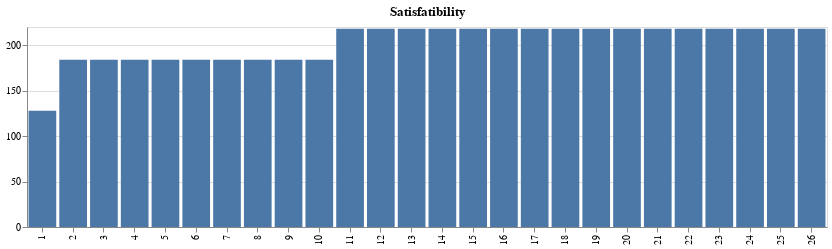

Write notebook code for a chart like this one.
### Code cell
dfplot = df.groupby(['id_b']).size().reset_index(name='counts')

alt.data_transformers.disable_max_rows()
chart = alt.Chart(dfplot).mark_bar().encode(
    x=alt.X('id_b:O', axis=alt.Axis(title="")),
    y=alt.Y('counts:Q', axis=alt.Axis(title=""))
).properties(
    title=["Satisfatibility"]
)

text = chart.mark_text(baseline='middle').encode(
    #text='Cost:Q',
    color=alt.condition(
        alt.datum.Cost < 70,
        alt.value('black'),
        alt.value('white')
    ),
    #size=alt.value(6),
    opacity=alt.value(0.85)
)

# Draw the chart
plot = chart.properties(width=CHART_WIDTH, height=CHART_HEIGHT) + text
plot

### Figure 1 — Vega-Lite specification as saved in the notebook (floating-point values rounded to 4 significant figures)
{"config": {"view": {"continuousWidth": 400, "continuousHeight": 300}}, "layer": [{"mark": "bar", "encoding": {"x": {"type": "ordinal", "axis": {"title": ""}, "field": "id_b"}, "y": {"type": "quantitative", "axis": {"title": ""}, "field": "counts"}}, "height": 200, "title": ["Satisfatibility"], "width": 800}, {"mark": {"type": "text", "baseline": "middle"}, "encoding": {"color": {"condition": {"value": "black", "test": "(datum.Cost < 70)"}, "value": "white"}, "opacity": {"value": 0.85}, "x": {"type": "ordinal", "axis": {"title": ""}, "field": "id_b"}, "y": {"type": "quantitative", "axis": {"title": ""}, "field": "counts"}}, "title": ["Satisfatibility"]}], "data": {"name": "data-bd638bf14cb0d93ccde9733e3a527eae"}, "$schema": "https://vega.github.io/schema/vega-lite/v4.8.1.json", "datasets": {"data-bd638bf14cb0d93ccde9733e3a527eae": [{"id_b": 1, "counts": 128}, {"id_b": 2, "counts": 184}, {"id_b": 3, "counts": 184}, {"id_b": 4, "counts": 184}, {"id_b": 5, "counts": 184}, {"id_b": 6, "counts": 184}, {"id_b": 7, "counts": 184}, {"id_b": 8, "counts": 184}, {"id_b": 9, "counts": 184}, {"id_b": 10, "counts": 184}, {"id_b": 11, "counts": 218}, {"id_b": 12, "counts": 218}, {"id_b": 13, "counts": 218}, {"id_b": 14, "counts": 218}, {"id_b": 15, "counts": 218}, {"id_b": 16, "counts": 218}, {"id_b": 17, "counts": 218}, {"id_b": 18, "counts": 218}, {"id_b": 19, "counts": 218}, {"id_b": 20, "counts": 218}, {"id_b": 21, "counts": 218}, {"id_b": 22, "counts": 218}, {"id_b": 23, "counts": 218}, {"id_b": 24, "counts": 218}, {"id_b": 25, "counts": 218}, {"id_b": 26, "counts": 218}]}}
